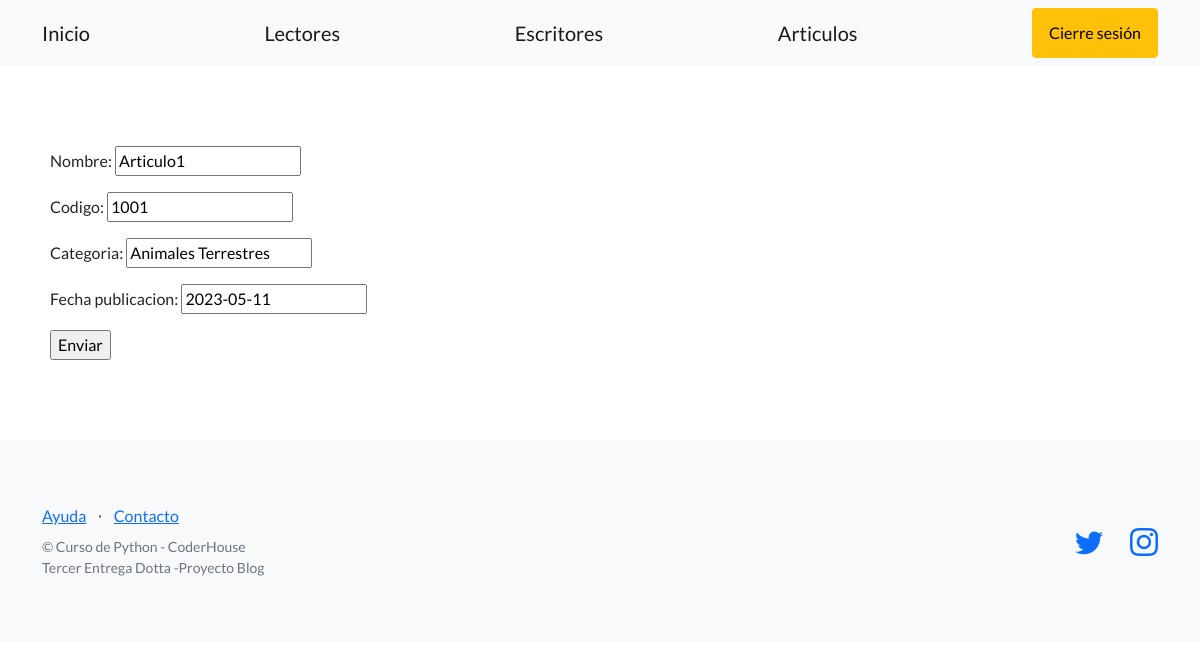
The app's page /usuarios/editar-articulo/1/ (signed in) with its own data.
### control_usuarios/models.py (models this page shows, shortened)
class Articulo(models.Model):
    nombre = models.CharField(max_length=256)
    codigo = models.CharField(max_length=20)
    categoria = models.CharField(max_length=256)
    fecha_publicacion = models.DateField(null=True)

### control_usuarios/views.py (the view)
# urls.py: path('editar-articulo/<int:id>/', editar_articulo, name= "editar_articulo"),
@login_required
def editar_articulo(request, id):
   articulo = Articulo.objects.get(id=id)
   if request.method == "POST":
       formulario = ArticuloFormulario(request.POST)
       if formulario.is_valid():
           data = formulario.cleaned_data
           articulo.nombre = data['nombre']
           articulo.codigo = data['codigo']
           articulo.categoria = data['categoria']
           articulo.fecha_publicacion=data['fecha_publicacion']
           articulo.save()
           url_exitosa = reverse('listar_articulos')
           return redirect(url_exitosa)
   else:  # GET
       inicial = {
           'nombre': articulo.nombre,
           'codigo': articulo.codigo,
           'categoria': articulo.categoria,
           'fecha_publicacion': articulo.fecha_publicacion,
       }
       formulario = ArticuloFormulario(initial=inicial)
   return render(
       request=request,
       template_name='control_usuarios/formulario_articulo.html',
       context={'formulario': formulario},
   )

### control_usuarios/forms.py
class ArticuloFormulario(forms.Form):
    nombre = forms.CharField(required=True, max_length=256)
    codigo = forms.CharField(required=True, max_length=20)
    categoria = forms.CharField(required=True, max_length=256)
    fecha_publicacion = forms.DateField(required=True)

### control_usuarios/templates/control_usuarios/formulario_articulo.html (shortened to what this page needs)
{% extends "control_usuarios/base.html" %}
{% block contenido %}
<form  method="post">
    {{formulario.as_p}}
    <input type="submit" value="Enviar">
  </form>
{% endblock contenido %}

### records on screen
Articulo: nombre "Articulo1", codigo "1001", categoria "Animales Terrestres", fecha_publicacion "2023-05-11"
